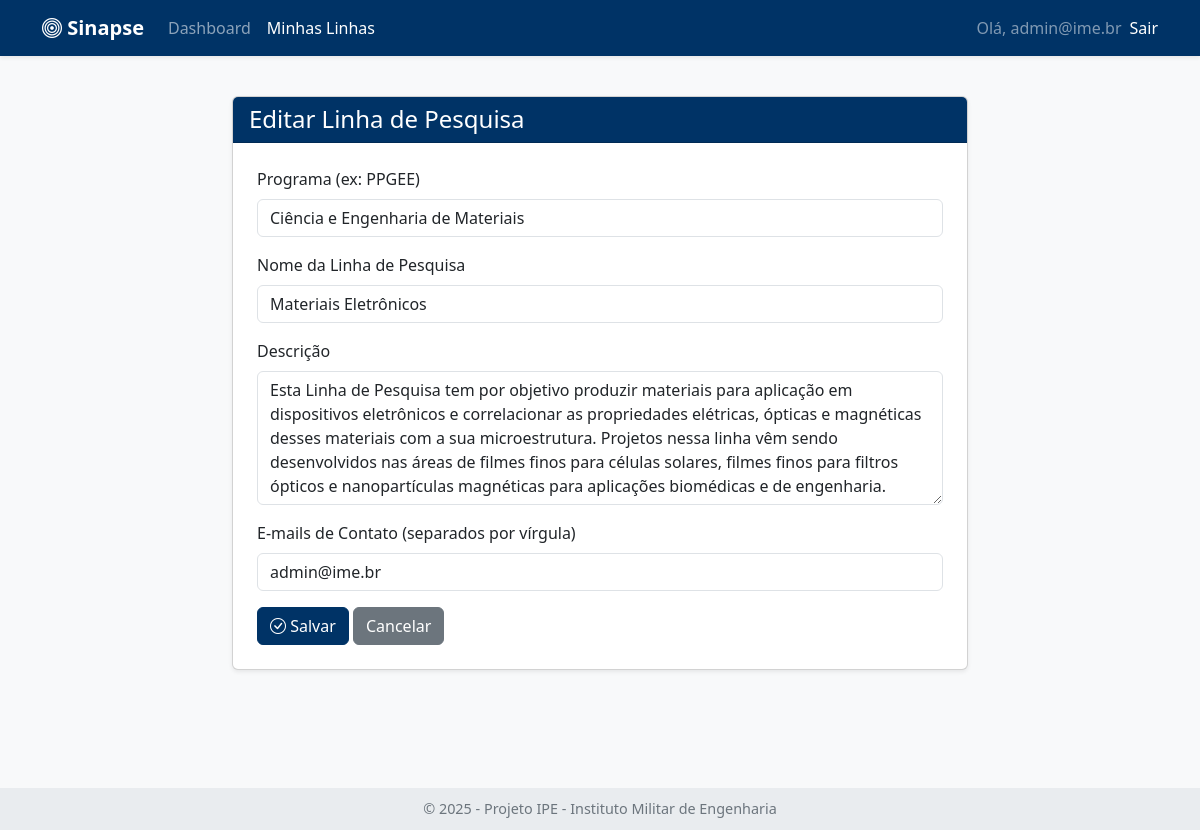
/linhas/editar/18 (signed in), run on the app's committed database.
### tables this page shows
CREATE TABLE linha_ime (
                id INTEGER PRIMARY KEY AUTOINCREMENT,
                programa TEXT,
                linha TEXT,
                descricao TEXT,
                emails_contato TEXT,
                embedding BLOB,
                user_id INTEGER,
                FOREIGN KEY (user_id) REFERENCES users (id)
            );

### app.py (the view, shortened to what this page needs)
@app.route('/linhas/editar/<int:linha_id>', methods=['GET', 'POST'])
@login_required
def editar_linha(linha_id):
    user_id = session['user_id']
    linha = motor.get_linha_by_id(linha_id, user_id)
    if linha is None:
        flash("Linha de pesquisa não encontrada ou você não tem permissão para editá-la.", "danger")
        return redirect(url_for('listar_linhas'))
    return render_template('linha_form.html', titulo="Editar Linha de Pesquisa", linha=linha)

### app.py (called while the page is built)
def login_required(f):
    @wraps(f)
    def decorated_function(*args, **kwargs):
        if 'user_id' not in session:
            flash("Você precisa fazer login para acessar esta página.", "warning")
            return redirect(url_for('login', next=request.path))
        return f(*args, **kwargs)
    return decorated_function

### motor_ia.py (called while the page is built)
    def _get_db_conn(self):
        try:
            sqlite3.register_adapter(np.ndarray, lambda arr: arr.astype(np.float32).tobytes())
            sqlite3.register_converter("vector", lambda b: np.frombuffer(b, dtype=np.float32))
            conn = sqlite3.connect(self.db_path, detect_types=sqlite3.PARSE_DECLTYPES | sqlite3.PARSE_COLNAMES)
            conn.row_factory = self._dict_factory
            return conn
        except sqlite3.Error as e:
            print(f"--- [DEBUG] MOTOR_IA: Erro ao CONECTAR ao banco de dados SQLite '{self.db_path}': {e} ---")
            return None

    def _dict_factory(self, cursor, row):
        d = {}
        for idx, col in enumerate(cursor.description):
            d[col[0]] = row[idx]
        return d

    def get_linha_by_id(self, linha_id, user_id):
        conn = self._get_db_conn()
        if not conn: return None
        try:
            cursor = conn.cursor()
            linha = cursor.execute("SELECT * FROM linha_ime WHERE id = ? AND user_id = ?", (linha_id, user_id)).fetchone()
            conn.close()
            return linha
        except sqlite3.Error as e:
            print(f"Erro ao buscar linha por ID: {e}")
            conn.close()
            return None

### templates/linha_form.html (shortened to what this page needs)
{% extends "base.html" %}
{% block content %}
<div class="row justify-content-center">
    <div class="col-lg-8">
        <div class="card shadow-sm">
            <div class="card-header h4 bg-main-brand text-white">
                {{ titulo }}
            </div>
            <div class="card-body p-4">
                <form method="post">
                    <div class="mb-3">
                        <label for="programa" class="form-label">Programa (ex: PPGEE)</label>
                        <input type="text" class="form-control" id="programa" name="programa" value="{{ linha.programa if linha else '' }}" required>
                    </div>
                    <div class="mb-3">
                        <label for="linha" class="form-label">Nome da Linha de Pesquisa</label>
                        <input type="text" class="form-control" id="linha" name="linha" value="{{ linha.linha if linha else '' }}" required>
                    </div>
                    <div class="mb-3">
                        <label for="descricao" class="form-label">Descrição</label>
                        <textarea class="form-control" id="descricao" name="descricao" rows="5" required>{{ linha.descricao if linha else '' }}</textarea>
                    </div>
                    <div class="mb-3">
                        <label for="emails_contato" class="form-label">E-mails de Contato (separados por vírgula)</label>
                        <input type="text" class="form-control" id="emails_contato" name="emails_contato" value="{{ linha.emails_contato if linha else '' }}">
                    </div>
                    <button type="submit" class="btn btn-main-brand"><i class="bi bi-check-circle"></i> Salvar</button>
                    <a href="{{ url_for('listar_linhas') }}" class="btn btn-secondary">Cancelar</a>
                </form>
            </div>
        </div>
    </div>
</div>
{% endblock %}

### templates/base.html (style rules this page uses)
body { background-color: #f8f9fa; padding-bottom: 80px; }
.card-header { background-color: #e9ecef; }
.bg-main-brand { background-color: #003366 !important; }
.btn-main-brand { background-color: #003366; border-color: #003366; color: #fff; }

### data on the page
linha_ime: programa "Ciência e Engenharia de Materiais", linha "Materiais Eletrônicos", descricao "Esta Linha de Pesquisa tem por objetivo produzir materiais para aplicação em dispositivos eletrônicos e correlacionar as propriedades elétricas, ópticas e magnéticas desses materiais com a sua microestrutura. Projetos nessa linha vêm sendo desenvolvidos nas áreas de filmes finos para células solares, filmes finos para filtros ópticos e nanopartículas magnéticas para aplicações biomédicas e de engenharia.", emails_contato "admin@ime.br"

### other printed values
{{ titulo }} "Editar Linha de Pesquisa"
